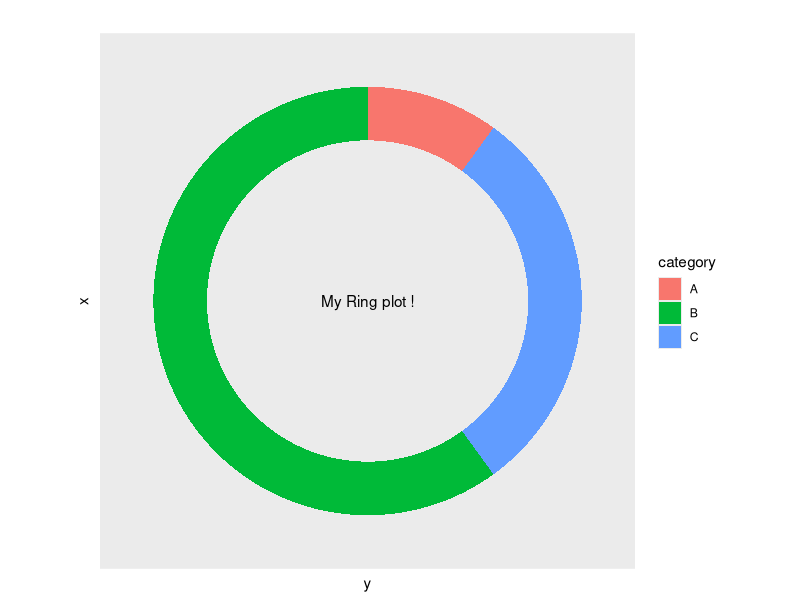

Write R code to recreate this figure. (Note: this script raises an error after producing the figure.)
# Doughnut

# load GGplot2
library(ggplot2)

# Create test data.
dat = data.frame(count=c(10, 60, 30), category=c("A", "B", "C"))

# Add addition columns, needed for drawing with geom_rect.
dat$fraction = dat$count / sum(dat$count)
dat = dat[order(dat$fraction), ]
dat$ymax = cumsum(dat$fraction)
dat$ymin = c(0, head(dat$ymax, n=-1))

# Make the plot
p1 = ggplot(dat, aes(fill=category, ymax=ymax, ymin=ymin, xmax=4, xmin=3)) +  geom_rect() + coord_polar(theta="y") + xlim(c(0, 4)) + theme(panel.grid=element_blank()) + theme(axis.text=element_blank()) + theme(axis.ticks=element_blank()) +  annotate("text", x = 0, y = 0, label = "My Ring plot !") +  labs(title="")
p1

df = mtcars
catcols = c('gear','cyl','am','vs','carb')
df[catcols] = lapply(df[catcols], as.factor)
df %>% group_by(gear)  %>% tally() -> dat
dat
dat$fraction = dat$n / sum(dat$n)
dat = dat[order(dat$fraction), ]
dat$ymax = cumsum(dat$fraction)
dat$ymin = c(0, head(dat$ymax, n=-1))
dat
ggplot(dat, aes(fill=factor(gear), ymax=ymax, ymin=ymin, xmax=3, xmin=1)) +  geom_rect()
?geom_rect
ggplot(dat, aes(fill=factor(gear), ymax=ymax, ymin=ymin, xmax=4, xmin=3)) +  geom_rect() + coord_polar(theta="y") + xlim(c(0, 4)) + theme(panel.grid=element_blank()) + theme(axis.text=element_blank()) + theme(axis.ticks=element_blank()) +  annotate("text", x = 0, y = 0, label = "Ring plot - Gears!") +  labs(title="")


library(ggpubr)
# Data: Create some data
# +++++++++++++++++++++++++++++++

df <- data.frame(
  group = c("Male", "Female", "Child"),
  value = c(25, 25, 50))

head(df)


# Basic pie charts
# ++++++++++++++++++++++++++++++++
df
ggdonutchart(df, "value", label = "group")
#Change fill color by group
# set line color to white
# Use custom color palette
ggdonutchart(df, "value", label = "group",
             fill = "group", color = "white",
             palette = c("#00AFBB", "#E7B800", "#FC4E07") )
